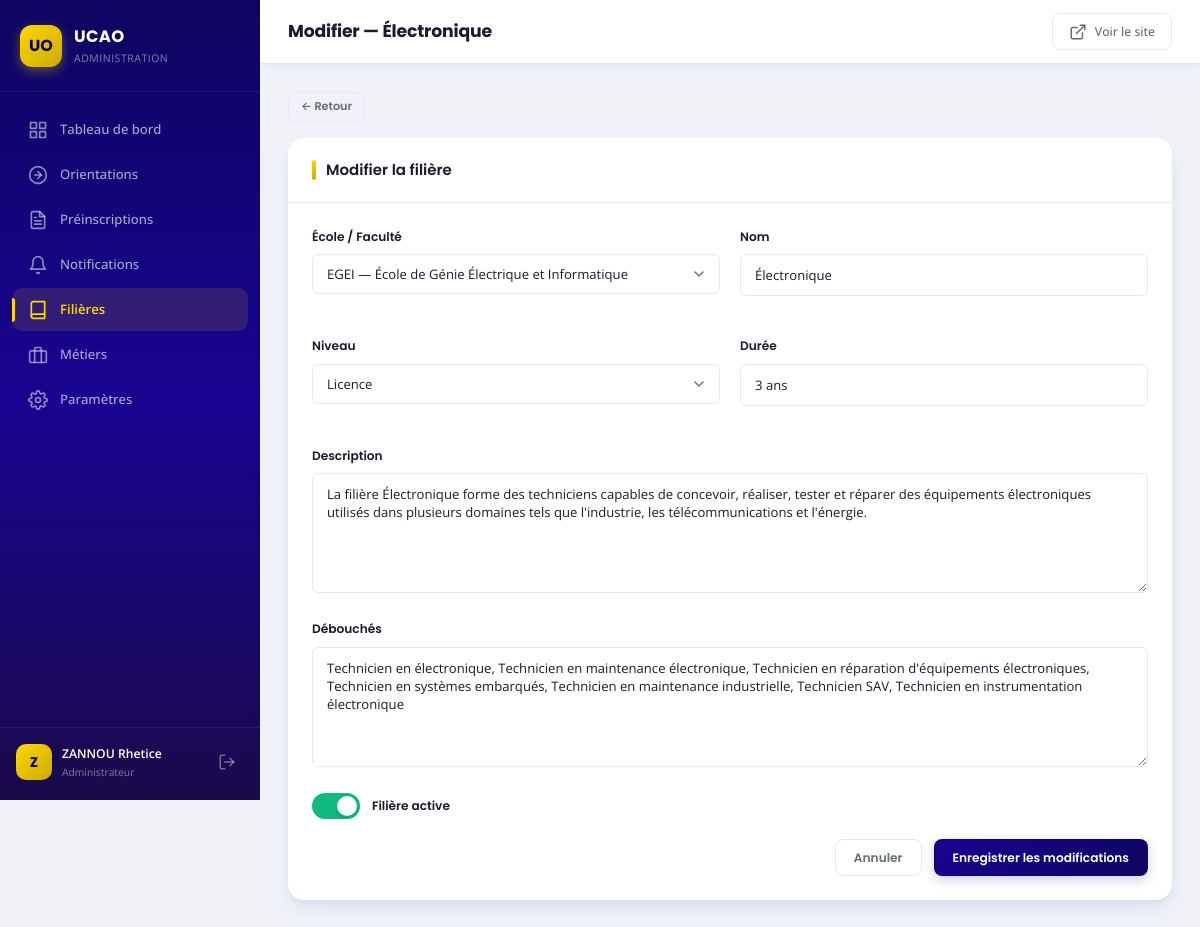
The app's page /admin/formations/modifier.php?id=1 (signed in) with its own data.
### tables this page shows
CREATE TABLE `filieres` (
  `id` int(11) NOT NULL,
  `ecole_faculte` varchar(100) NOT NULL,
  `nom_filiere` varchar(200) NOT NULL,
  `niveau` varchar(50) NOT NULL DEFAULT 'Licence',
  `duree` varchar(20) NOT NULL DEFAULT '3 ans',
  `description` text DEFAULT NULL,
  `competences` text DEFAULT NULL,
  `debouches` text DEFAULT NULL,
  `slug` varchar(200) NOT NULL,
  `actif` tinyint(1) NOT NULL DEFAULT 1,
  `created_at` datetime NOT NULL DEFAULT current_timestamp()
);

### classes/Orientation.php (called while the page is built, shortened)
<?php
class Orientation {
    public static function getCount($period = 'total') {
        $pdo = Database::getInstance();
        if ($period === 'month') {
            $stmt = $pdo->query("SELECT COUNT(*) FROM orientations WHERE MONTH(created_at) = MONTH(CURRENT_DATE()) AND YEAR(created_at) = YEAR(CURRENT_DATE())");
        } else {
            $stmt = $pdo->query("SELECT COUNT(*) FROM orientations");
        }
        return $stmt->fetchColumn();
    }
}

### admin/includes/auth-check.php (called while the page is built, shortened)
<?php
require_once dirname(dirname(__DIR__)) . '/config/config.php';
$currentAdmin = Auth::getCurrentAdmin();
try {
    $totalOrientations = Orientation::getCount();
    $totalPreinscriptions = Preinscription::getCount();
} catch (Exception $e) {
    $totalOrientations = 0;
    $totalPreinscriptions = 0;
}
$currentSection = basename(dirname($_SERVER['PHP_SELF']));

### classes/Preinscription.php (called while the page is built, shortened)
<?php
class Preinscription {
    public static function getCount($period = 'total') {
        $pdo = Database::getInstance();
        if ($period === 'month') {
            $stmt = $pdo->query("SELECT COUNT(*) FROM preinscriptions WHERE MONTH(created_at) = MONTH(CURRENT_DATE()) AND YEAR(created_at) = YEAR(CURRENT_DATE())");
        } else {
            $stmt = $pdo->query("SELECT COUNT(*) FROM preinscriptions");
        }
        return $stmt->fetchColumn();
    }
}

### config/config.php (called while the page is built, shortened)
<?php
require_once APP_ROOT . '/classes/Auth.php';
require_once APP_ROOT . '/classes/Orientation.php';
require_once APP_ROOT . '/classes/Preinscription.php';
function e($string) {
    return htmlspecialchars($string ?? '', ENT_QUOTES, 'UTF-8');
}

### classes/Auth.php (called while the page is built, shortened)
<?php
class Auth {
    public static function isLoggedIn() {
        return true;
    }
    public static function getCurrentAdmin() {
        return [
            'id' => $_SESSION['admin_id'],
            'nom' => $_SESSION['admin_nom'],
            'email' => $_SESSION['admin_email'],
            'role' => $_SESSION['admin_role'],
        ];
    }
}

### admin/formations/modifier.php (the view, shortened to what this page needs)
<?php
require_once dirname(__DIR__) . '/includes/auth-check.php';
$pdo = Database::getInstance();
$id = intval($_GET['id'] ?? $_POST['id'] ?? 0);
$stmt = $pdo->prepare("SELECT * FROM filieres WHERE id = ?"); $stmt->execute([$id]);
$filiere = $stmt->fetch();
$pageTitle = 'Modifier — ' . $filiere['nom_filiere'];
require_once dirname(__DIR__) . '/includes/header-admin.php';
require_once dirname(__DIR__) . '/includes/sidebar.php';
?>
<div style="margin-bottom:16px"><a href="index.php" class="btn-admin btn-admin-outline btn-admin-sm">← Retour</a></div>
<div class="admin-card">
    <div class="admin-card-header"><h2 class="admin-card-title">Modifier la filière</h2></div>
    <div class="admin-card-body">
        <form method="POST">
            <div class="form-row">
                <div class="form-group"><label class="form-label">École / Faculté</label>
                    <select name="ecole_faculte" class="form-control" required>
                        <?php foreach (ECOLES_FACULTES as $code => $nom): ?>
                        <option value="<?= $code ?>" <?= $filiere['ecole_faculte'] === $code ? 'selected' : '' ?>><?= e($code . ' — ' . $nom) ?></option>
                        <?php endforeach; ?>
                    </select>
                </div>
                <div class="form-group"><label class="form-label">Nom</label><input type="text" name="nom_filiere" class="form-control" value="<?= e($filiere['nom_filiere']) ?>" required></div>
            </div>
            <div class="form-row">
                <div class="form-group"><label class="form-label">Niveau</label><select name="niveau" class="form-control"><option value="Licence" <?= $filiere['niveau']==='Licence'?'selected':'' ?>>Licence</option><option value="Master" <?= $filiere['niveau']==='Master'?'selected':'' ?>>Master</option></select></div>
                <div class="form-group"><label class="form-label">Durée</label><input type="text" name="duree" class="form-control" value="<?= e($filiere['duree']) ?>"></div>
            </div>
            <div class="form-group"><label class="form-label">Description</label><textarea name="description" class="form-control" rows="4"><?= e($filiere['description']) ?></textarea></div>
            <div class="form-group"><label class="form-label">Débouchés</label><textarea name="debouches" class="form-control" rows="3"><?= e($filiere['debouches']) ?></textarea></div>
            <div class="form-group" style="display:flex;align-items:center;gap:12px">
                <label class="toggle-switch"><input type="checkbox" name="actif" <?= $filiere['actif'] ? 'checked' : '' ?>><span class="toggle-slider"></span></label>
                <label class="form-label" style="margin:0">Filière active</label>
            </div>
            <div style="display:flex;gap:12px;justify-content:flex-end">
                <a href="index.php" class="btn-admin btn-admin-outline">Annuler</a>
                <button type="submit" class="btn-admin btn-admin-primary">Enregistrer les modifications</button>
            </div>
        </form>
    </div>
</div>
<?php require_once dirname(__DIR__) . '/includes/footer-admin.php'; ?>

### admin/includes/sidebar.php (shortened to what this page needs)
<aside class="admin-sidebar" id="adminSidebar">
    <div class="sidebar-header">
        <a href="<?= APP_URL ?>/admin/index.php" class="sidebar-logo">
            <div class="sidebar-logo-icon">UO</div>
            <div class="sidebar-logo-text">
                <span class="sidebar-logo-title">UCAO</span>
                <span class="sidebar-logo-sub">Administration</span>
            </div>
        </a>
    </div>
    <nav class="sidebar-nav">
        <ul>
            <?php foreach ($sidebarItems as $item): ?>
            <li>
                <a href="<?= $item['url'] ?>" class="sidebar-link<?= $currentSection === $item['section'] ? ' active' : '' ?>">
                    <span class="sidebar-icon"><?= $item['icon'] ?></span>
                    <span class="sidebar-label"><?= e($item['label']) ?></span>
                </a>
            </li>
            <?php endforeach; ?>
        </ul>
    </nav>
    <div class="sidebar-footer">
        <div class="sidebar-user">
            <div class="sidebar-user-avatar">
                <?= strtoupper(substr($currentAdmin['nom'], 0, 1)) ?>
            </div>
            <div class="sidebar-user-info">
                <span class="sidebar-user-name"><?= e($currentAdmin['nom']) ?></span>
                <span class="sidebar-user-role"><?= e(ADMIN_ROLES[$currentAdmin['role']] ?? $currentAdmin['role']) ?></span>
            </div>
        </div>
        <a href="<?= APP_URL ?>/admin/logout.php" class="sidebar-logout" title="Déconnexion">
        </a>
    </div>
</aside>
<div class="admin-main">
    <header class="admin-topbar">
        <div class="topbar-left">
            <h1 class="topbar-title"><?= e($pageTitle ?? 'Tableau de bord') ?></h1>
        </div>
        <div class="topbar-right">
            <a href="<?= APP_URL ?>" class="topbar-link" target="_blank" title="Voir le site">
                <span>Voir le site</span>
            </a>
        </div>
    </header>
    <main class="admin-content">

### records on screen
filieres: nom_filiere "Modifier — Électronique", ecole_faculte "EGEI — École de Génie Électrique et Informatique", nom_filiere "Électronique", niveau "Licence", duree "3 ans", description "La filière Électronique forme des techniciens capables de concevoir, réaliser, tester et réparer des équipements électroniques utilisés dans plusieurs domaines tels que l'industrie, les télécommunications et l'énergie.", debouches "Technicien en électronique, Technicien en maintenance électronique, Technicien en réparation d'équipements électroniques, Technicien en systèmes embarqués, Technicien en maintenance industrielle, Technicien SAV, Technicien en instrumentation électronique"

### other values on screen
$item['label'] "Tableau de bord"
$item['label'] "Orientations"
$item['label'] "Préinscriptions"
$item['label'] "Notifications"
$item['label'] "Filières"
$item['label'] "Métiers"
$item['label'] "Paramètres"
substr($currentAdmin['nom'], 0, 1) "Z"
$currentAdmin['nom'] "ZANNOU Rhetice"
ADMIN_ROLES[$currentAdmin['role']] "Administrateur"
